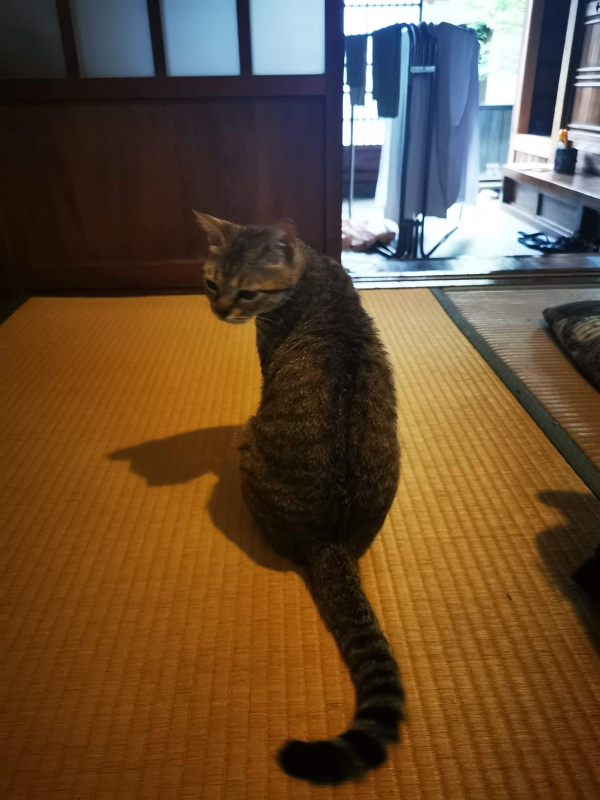
#> input picture shiomi/site/img/cat-tatami-1200.jpg, 1200 x 1600 px (shown at 1/2 size)
$ python prep.py ../../../../shiomi/site/img/cat-tatami-1200.jpg ../../../../shiomi/site/img/exterior-front-480.jpg
#> lines starting #> are read from the running program, lines starting #| are printed output that depends on the picture
"""2x generation -> game-size picture (BOX), still on the magenta key.   usage: prep.py paint_2x.png paint_1x.png"""
import sys
from PIL import Image
im = Image.open(sys.argv[1]).convert('RGB'); im.resize((im.width // 2, im.height // 2), Image.BOX).save(sys.argv[2])
#> further down, im is the input picture: PIL image 1200x1600 RGB; mean R, G, B 103.8, 78.8, 53
#> after `im = Image.open(sys.argv[1]).convert('RGB')`:
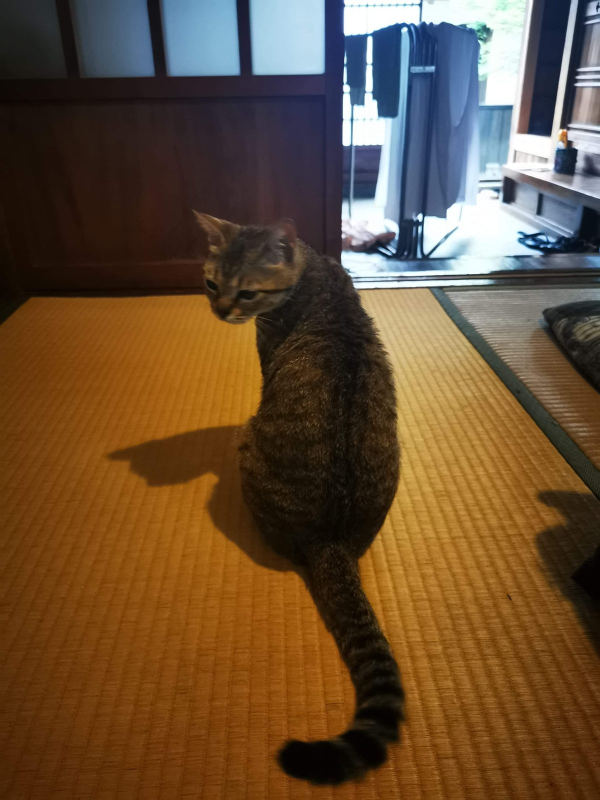
#> saved as exterior-front-480.jpg: PIL image 600x800 RGB; mean R, G, B 104.2, 79.2, 53.4

$ run again, on shiomi/site/img/exterior-night-1200.jpg
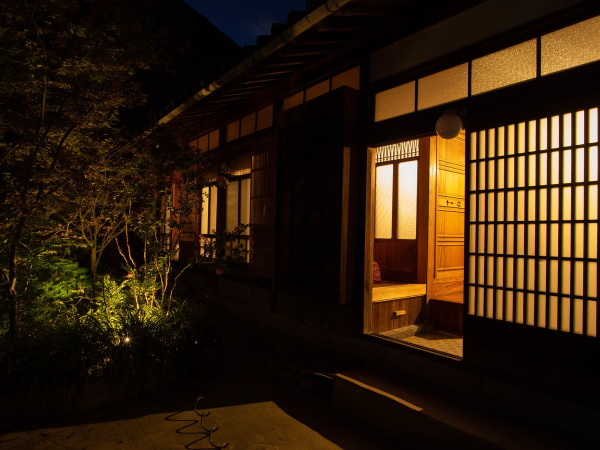
#> input picture shiomi/site/img/exterior-night-1200.jpg, 1200 x 900 px (shown at 1/2 size)
#> im is the input picture: PIL image 1200x900 RGB; mean R, G, B 48, 30.6, 12.4
#> `im = Image.open(sys.argv[1]).convert('RGB')`:
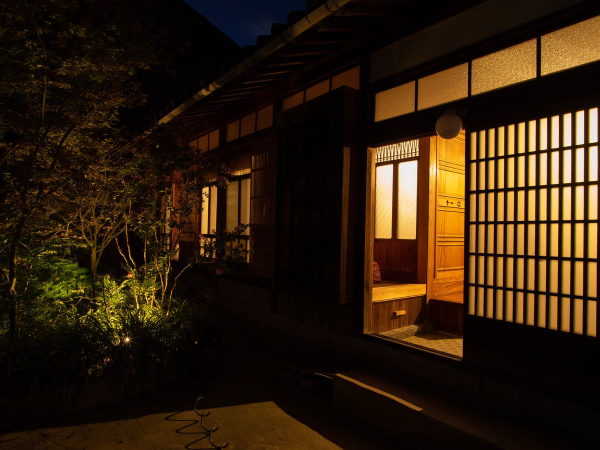
#> saved as exterior-night-1200.jpg: PIL image 600x450 RGB; mean R, G, B 48.4, 30.9, 12.7

$ run again, on shiomi/site/img/goemon-bath-2-800.jpg
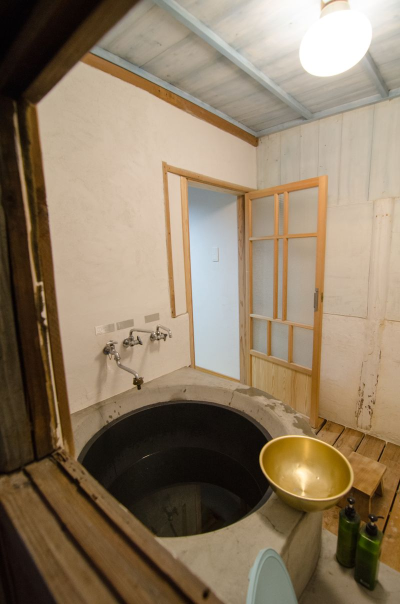
#> input picture shiomi/site/img/goemon-bath-2-800.jpg, 800 x 1208 px (shown at 1/2 size)
#> im is the input picture: PIL image 800x1208 RGB; mean R, G, B 142.6, 124.8, 101.6
#> `im = Image.open(sys.argv[1]).convert('RGB')`:
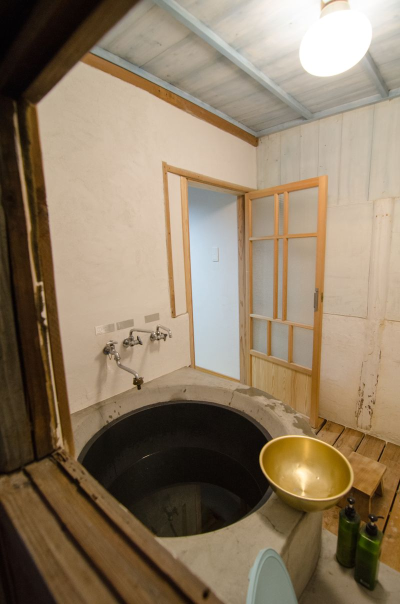
#> saved as goemon-bath-2-800.jpg: PIL image 400x604 RGB; mean R, G, B 143, 125.3, 102.1
